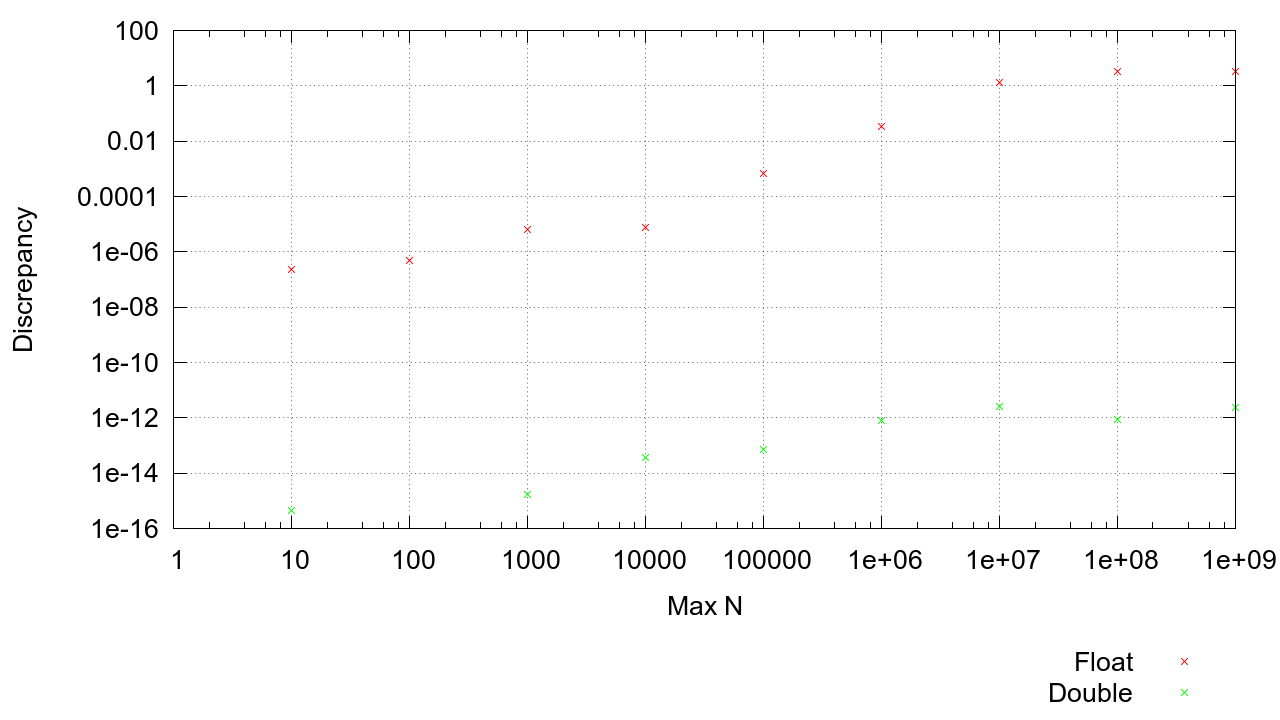

This figure's gnuplot source:
# Definizioni Generali di Stile

set mxtics 5
set mytics 5
set key bmargin
set grid
set bars small
set terminal pngcairo enhanced font 'Arial, 20' background "#ffffff" fontscale 1.0 dashed size 1280,720

set style line 1  linetype 2 linecolor rgb "red"  linewidth 1 pointtype 2 pointinterval 0
set style line 2  linetype 2 linecolor rgb "green"  linewidth 1 pointtype 2 pointinterval 0

# Parametri Specifici Del Grafico
set output 'plot.png'
#set xformat "%.0f"
#set yformat "%.0f"
#set xrange [-1:]
#set yrange [0.01:20]
set logscale x 
set logscale y
set xlabel "Max N"
set ylabel "Discrepancy"

# Plot del modulo
plot 'data.txt' u ($1):($2) ls 1 ti 'Float', 'data.txt' u ($1):($3) ls 2 ti 'Double'


